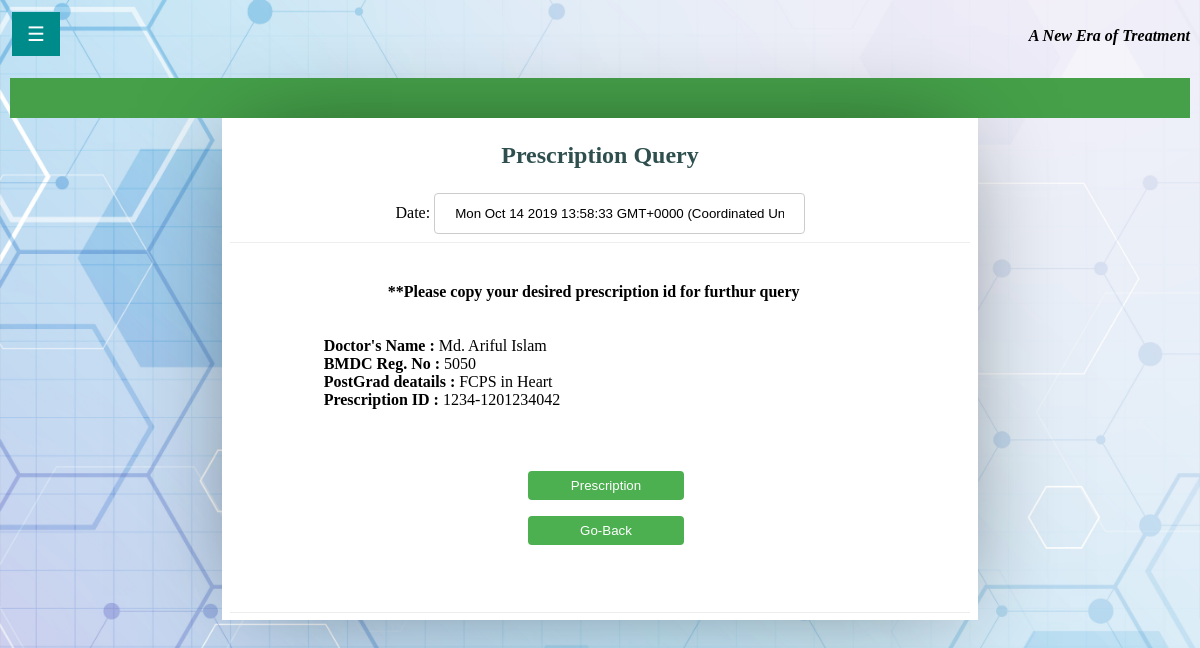
The app's page /PatientPrescriptionQuery.php (signed in) with its own data.
### tables this page shows
CREATE TABLE `prescription` (
  `Doc_id` varchar(100) NOT NULL,
  `Patient_Id` varchar(100) NOT NULL,
  `Prescription_id` varchar(100) NOT NULL
);

CREATE TABLE `doctor` (
  `NID` int(11) NOT NULL,
  `Name` varchar(30) NOT NULL,
  `Age` int(11) NOT NULL,
  `Gender` varchar(10) NOT NULL,
  `Email` varchar(30) NOT NULL,
  `Address` varchar(100) NOT NULL,
  `SSC_GPA` double DEFAULT NULL,
  `SSC_Session` int(11) DEFAULT NULL,
  `SSC_inst` varchar(100) DEFAULT NULL,
  `HSC_GPA` double DEFAULT NULL,
  `HSC_Session` int(11) DEFAULT NULL,
  `HSC_inst` varchar(100) DEFAULT NULL,
  `BMDC_RegNo` int(11) DEFAULT NULL,
  `MBBS_Session` int(11) DEFAULT NULL,
  `MBBS_inst` varchar(100) DEFAULT NULL,
  `PostGrad_deatails` varchar(300) DEFAULT NULL,
  `Pwd` varchar(100) NOT NULL
);

### PatientPrescriptionQuery.php (the view, shortened to what this page needs)
<?php
$email = $_SESSION['email'];
$link = mysqli_connect("localhost", "root", "", "icare");
$query = "SELECT * FROM patient where Email = '$email'";
$temp = mysqli_query($link, $query);
$table = mysqli_fetch_array($temp);
$patNid = $table['NID'];
?>
<!DOCTYPE html>
<html lang="en">
<head>
    <link rel="stylesheet" href="E-Prescription.css">
</head>
<body onload="myFunction()">
<div id="main">
    <button class="openbtn" onclick="openNav()">☰</button>
</div>
<p align="top-right" style="color: greenyellow;padding:0px;
       font-size: 16px;
       color: black;
       text-align:center;
       position: absolute;
       top: 10px;
       right: 10px;"><b><i>A New Era of Treatment</i></b></p>
<div class="column middle">
    <div class="topnav" style="padding: 20px">
    </div>
    <div id="invoice-POS">
        <center id="top">
            <div class="info">
                <h1 style="color:darkslategray;">Prescription Query</h1>
                Date: <input type="text" id="demo"/>
            </div>
        </center>
        <div id="mid">
            <form action="" method="post">
                <div class="cardInner">
                    <?php
                    echo "<label><b>**Please copy your desired prescription id for furthur query</b> </label>";
                    $sql = "Select * From prescription,doctor d where Patient_Id='$patNid' And Doc_id = d.NID ";
                    if ($result = mysqli_query($link, $sql)) {
                        if (mysqli_num_rows($result) > 0) {
                            echo "<br><br><br>";
                            while ($row = mysqli_fetch_array($result)) {
                                echo "<label><b>Doctor's Name :</b> </label>";
                                echo $row['Name'] . "<br>";
                                echo "<label><b>BMDC Reg. No :</b>  </label>";
                                echo $row['BMDC_RegNo'] . "<br>";
                                echo "<label><b>PostGrad deatails :</b>  </label>";
                                echo $row['PostGrad_deatails'] . "<br>";
                                echo "<label><b>Prescription ID :</b>  </label>";
                                echo $row['Prescription_id'] . "<br><br><br><br>";
                            }
                            echo "<input type=submit style='width: 25%' formaction='PatientPrescriptionPage.php'   value=Prescription><br>";
                        } else {
                            echo "<br><br>";
                            echo "<label style='alignment: center'><b>No records matching your query were found.</b> </label>";
                        }
                    } else {
                        echo "ERROR: Could not able to execute $sql. " . mysqli_error($link);
                    }
                    echo "<input type=submit style='width: 25%' formaction='patientHomepage.php'   value=Go-Back>";
                    ?>
                </div>
            </form>
        </div>
    </div>
</body>
</html>

### E-Prescription.css (style rules this page uses)
* { box-sizing: border-box; }
body { margin: 0; background-image: url("index_background.jpg"); background-repeat: no-repeat; background-position: inherit; background-size: cover; }
.column { float: left; padding: 10px; }
.column.middle { width: 100%; }
.topnav { overflow: hidden; background-color: #45a049; }
.cardInner { padding: 20px; margin-top: 20px; border-radius: 5%; margin-left: 10%; }
input[type=text], select { width: 50%; padding: 12px 20px; margin: 8px 0; display: inline-block; border: 1px solid #ccc; border-radius: 4px; box-sizing: border-box; }
input[type=submit] { width: 15%; background-color: #4CAF50; color: white; padding: 7px 10px; margin: 8px 0; border: none; border-radius: 4px; cursor: pointer; }
b { font-weight: bold; }
#invoice-POS { box-shadow: 0 0 1in -0.25in rgba(0, 0, 0, 0.5); padding:2mm; margin: 0 auto; width: 200mm; background: #FFF; }
h1 { font-size: 1.5em; color: black; }
p { font-size: .7em; color: black; line-height: 1.2em; }
#top, #mid,#bot { border-bottom: 1px solid #EEE; }
#top { min-height: 100px; }
#mid { min-height: 350px; }
.info { display: block; //float:left; margin-left: 0; }
.openbtn { font-size: 20px; cursor: pointer; background: darkcyan; color: white; padding: 10px 15px; border: none; }
#main { transition: margin-left .5s; padding: 12px; }

### records on screen
prescription: doctor.Name "Md. Ariful Islam", doctor.BMDC_RegNo "5050", doctor.PostGrad_deatails "FCPS in Heart", Prescription_id "1234-1201234042"
